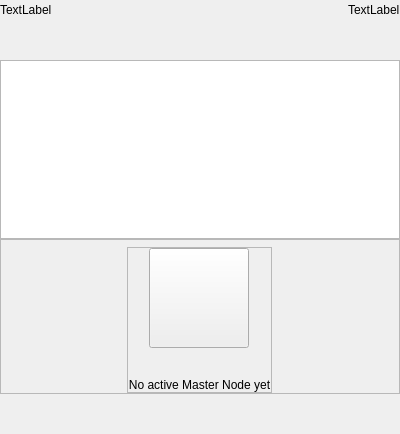
<?xml version="1.0" encoding="UTF-8"?>
<ui version="4.0">
 <class>SettingsPeersListWidget</class>
 <widget class="QWidget" name="SettingsPeersListWidget">
  <property name="geometry">
   <rect>
    <x>0</x>
    <y>0</y>
    <width>400</width>
    <height>434</height>
   </rect>
  </property>
  <property name="windowTitle">
   <string>Form</string>
  </property>
  <layout class="QVBoxLayout" name="verticalLayout">
   <property name="spacing">
    <number>0</number>
   </property>
   <property name="leftMargin">
    <number>0</number>
   </property>
   <property name="topMargin">
    <number>0</number>
   </property>
   <property name="rightMargin">
    <number>0</number>
   </property>
   <property name="bottomMargin">
    <number>0</number>
   </property>
   <item>
    <widget class="QWidget" name="left" native="true">
     <layout class="QVBoxLayout" name="verticalLayout_3">
      <property name="leftMargin">
       <number>0</number>
      </property>
      <property name="topMargin">
       <number>0</number>
      </property>
      <property name="rightMargin">
       <number>0</number>
      </property>
      <property name="bottomMargin">
       <number>0</number>
      </property>
      <item>
       <layout class="QVBoxLayout" name="verticalLayout_2">
        <property name="spacing">
         <number>0</number>
        </property>
        <item>
         <layout class="QHBoxLayout" name="horizontalLayout_3">
          <property name="spacing">
           <number>0</number>
          </property>
          <item>
           <widget class="QLabel" name="labelTitle">
            <property name="text">
             <string>TextLabel</string>
            </property>
           </widget>
          </item>
          <item>
           <spacer name="horizontalSpacer">
            <property name="orientation">
             <enum>Qt::Horizontal</enum>
            </property>
            <property name="sizeHint" stdset="0">
             <size>
              <width>40</width>
              <height>20</height>
             </size>
            </property>
           </spacer>
          </item>
          <item>
           <widget class="QLabel" name="labelSubtitle">
            <property name="text">
             <string>TextLabel</string>
            </property>
           </widget>
          </item>
         </layout>
        </item>
        <item>
         <spacer name="verticalSpacer_2">
          <property name="orientation">
           <enum>Qt::Vertical</enum>
          </property>
          <property name="sizeType">
           <enum>QSizePolicy::Fixed</enum>
          </property>
          <property name="sizeHint" stdset="0">
           <size>
            <width>20</width>
            <height>40</height>
           </size>
          </property>
         </spacer>
        </item>
        <item>
         <widget class="QListView" name="listView"/>
        </item>
        <item>
         <widget class="QFrame" name="emptyContainer">
          <property name="minimumSize">
           <size>
            <width>0</width>
            <height>100</height>
           </size>
          </property>
          <property name="frameShape">
           <enum>QFrame::StyledPanel</enum>
          </property>
          <property name="frameShadow">
           <enum>QFrame::Raised</enum>
          </property>
          <layout class="QVBoxLayout" name="verticalLayout_7" stretch="1,8">
           <property name="spacing">
            <number>0</number>
           </property>
           <property name="leftMargin">
            <number>0</number>
           </property>
           <property name="topMargin">
            <number>0</number>
           </property>
           <property name="rightMargin">
            <number>0</number>
           </property>
           <property name="bottomMargin">
            <number>0</number>
           </property>
           <item>
            <spacer name="verticalSpacer">
             <property name="orientation">
              <enum>Qt::Vertical</enum>
             </property>
             <property name="sizeHint" stdset="0">
              <size>
               <width>20</width>
               <height>20</height>
              </size>
             </property>
            </spacer>
           </item>
           <item alignment="Qt::AlignHCenter|Qt::AlignVCenter">
            <widget class="QFrame" name="emptyScreen">
             <property name="sizePolicy">
              <sizepolicy hsizetype="Expanding" vsizetype="Expanding">
               <horstretch>0</horstretch>
               <verstretch>0</verstretch>
              </sizepolicy>
             </property>
             <property name="frameShape">
              <enum>QFrame::StyledPanel</enum>
             </property>
             <property name="frameShadow">
              <enum>QFrame::Raised</enum>
             </property>
             <layout class="QVBoxLayout" name="verticalLayout">
              <property name="spacing">
               <number>30</number>
              </property>
              <property name="leftMargin">
               <number>0</number>
              </property>
              <property name="topMargin">
               <number>0</number>
              </property>
              <property name="rightMargin">
               <number>0</number>
              </property>
              <property name="bottomMargin">
               <number>0</number>
              </property>
              <item alignment="Qt::AlignHCenter|Qt::AlignVCenter">
               <widget class="QPushButton" name="pushImgEmpty">
                <property name="minimumSize">
                 <size>
                  <width>100</width>
                  <height>100</height>
                 </size>
                </property>
                <property name="maximumSize">
                 <size>
                  <width>100</width>
                  <height>100</height>
                 </size>
                </property>
                <property name="text">
                 <string/>
                </property>
                <property name="iconSize">
                 <size>
                  <width>100</width>
                  <height>100</height>
                 </size>
                </property>
               </widget>
              </item>
              <item alignment="Qt::AlignHCenter|Qt::AlignVCenter">
               <widget class="QLabel" name="labelEmpty">
                <property name="styleSheet">
                 <string notr="true"/>
                </property>
                <property name="text">
                 <string>No active Master Node yet</string>
                </property>
                <property name="alignment">
                 <set>Qt::AlignCenter</set>
                </property>
               </widget>
              </item>
             </layout>
            </widget>
           </item>
          </layout>
         </widget>
        </item>
        <item>
         <spacer name="verticalSpacer">
          <property name="orientation">
           <enum>Qt::Vertical</enum>
          </property>
          <property name="sizeType">
           <enum>QSizePolicy::Fixed</enum>
          </property>
          <property name="sizeHint" stdset="0">
           <size>
            <width>20</width>
            <height>40</height>
           </size>
          </property>
         </spacer>
        </item>
       </layout>
      </item>
     </layout>
    </widget>
   </item>
  </layout>
 </widget>
 <resources/>
 <connections/>
</ui>
